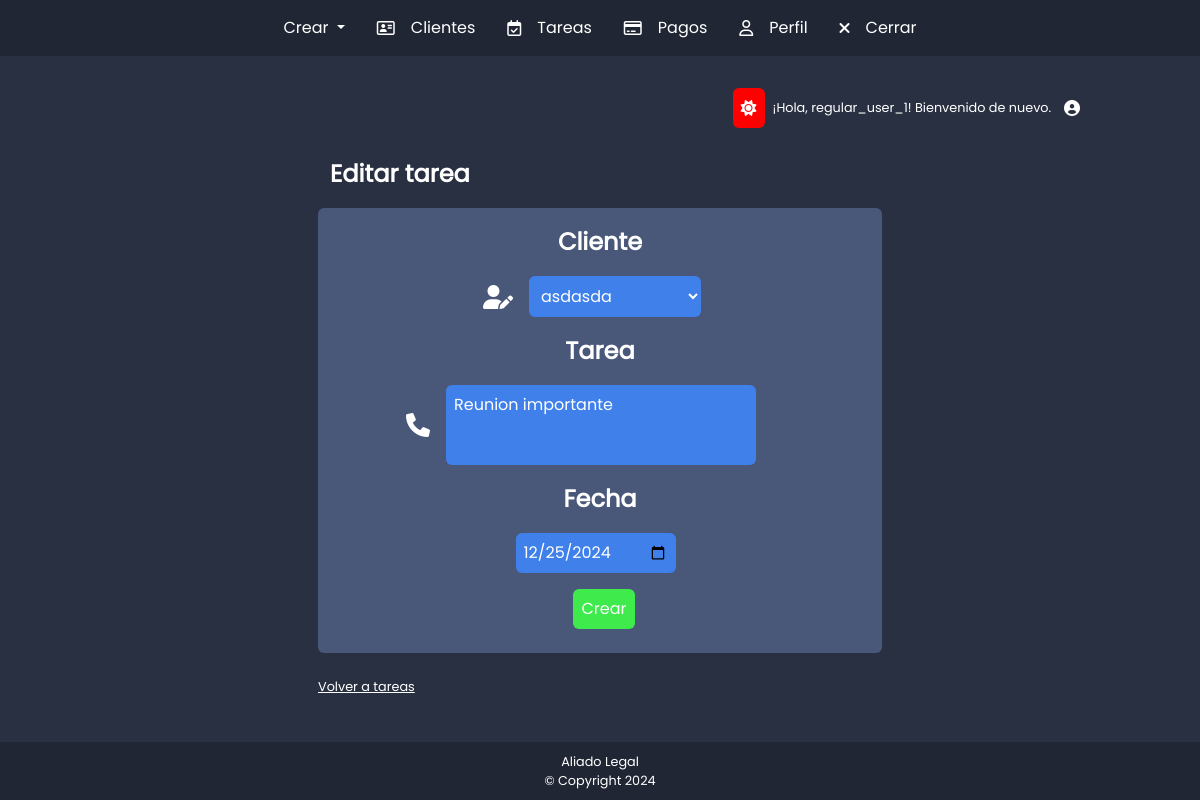
The page /schedule/edit/10/ (signed in) on the database its author committed.
### schedule/models.py (models this page shows, shortened)
class Task(models.Model):
    cliente = models.ForeignKey(Cliente, on_delete=models.CASCADE, related_name='tasks')
    tarea = models.TextField()
    fecha_tarea = models.DateField()
    abogado = models.ForeignKey(User, on_delete=models.CASCADE, related_name='tasks')
    creada_en = models.DateTimeField(auto_now_add=True)
    class Meta:
        ordering = ['fecha_tarea']

### schedule/views.py (the view)
# urls.py: path('edit/<int:pk>/', views.task_edit, name='task_edit'),
@login_required
def task_edit(request, pk):
    task = get_object_or_404(Task, pk=pk, abogado=request.user)
    if request.method == 'POST':
        form = TaskForm(request.POST, instance=task)
        if form.is_valid():
            form.save()
            return redirect('schedule:task_list')
    else:
        form = TaskForm(instance=task)
    return render(request, 'task_create.html', {'form': form})  # Reutiliza el formulario

### schedule/forms.py
class TaskForm(forms.ModelForm):
    class Meta:
        model = Task
        fields = ['cliente', 'tarea', 'fecha_tarea']
        widgets = {
            'cliente': forms.Select(attrs={'class': 'inputActualizarCliente'}),
            'tarea': forms.TextInput(attrs={'class': 'inputTarea', 'placeholder': 'Descripción de la tarea'}),
            'fecha_tarea': forms.DateInput(
                attrs={'class': 'inputActualizarCliente', 'type': 'date', 'placeholder': 'Selecciona una fecha'}
            ),
        }

### clients/models.py (called while the page is built)
    def __str__(self):
        return self.nombres

### tariffing/context_processor.py (called while the page is built)
def is_moderator(request):
    if request.user.is_authenticated:
        return {'is_moderator': request.user.groups.filter(name='Moderador').exists()}
    return {'is_moderator': False}

### schedule/templates/task_create.html (shortened to what this page needs)
{% extends 'base.html' %}
{% load static %}
{% block content %}
<link rel="stylesheet" href="{% static 'crearTarea2.css' %}">
<div class="container-fluid">
    <div class="row">
        <div class="col-3"></div>
        <div class="col-6 mitad">
            <p class="tituloFormulario">{% if form.instance.pk %}Editar tarea{% else %}Crear tarea{% endif %}</p>
            <form method="POST" class="formularioActualizar mt-3">
                <div class="divLabelInput">
                    <label for="{{ form.description.id_for_label }}" class="labelInputs mt-3">Cliente</label>
                    <div class="divInputIcono">
                        <i class="fa-solid fa-user-pen"></i>
                        {{ form.cliente}}
                    </div>
                </div>
                <div class="divLabelInput">
                    <label for="{{ form.description.id_for_label }}" class="labelInputs">Tarea</label>
                    <div class="divInputIcono">
                        <i class="fa-solid fa-phone"></i>
                        {{ form.tarea}}
                    </div>
                </div>
                <div class="divLabelInput">
                    <label for="{{ form.description.id_for_label }}" class="labelInputs">Fecha</label>
                    <div class="divInputIcono">
                        {{ form.fecha_tarea}}
                    </div>
                </div>
                <button type="submit" class="botonActualizarcliente mb-4">{% if actualizar %}Actualizar{% else %}Crear{% endif %}</button>
            </form>
            <a href="{% url 'schedule:task_list' %}" class="nombreUser mt-4">Volver a tareas</a>
        </div>
        <div class="col-3"></div>
    </div>
</body>
</html>
{% endblock %}

### templates/base.html (shortened to what this page needs)
{% load static %}
<!DOCTYPE html>
<html lang="es">
<head>
    <link rel="stylesheet" href="{% static 'base.css' %}">
</head>
<body>
<div class="containerCreado">
    {% include 'navbar.html' %}
    <main>
        {% if user.is_authenticated %}
        <div class="container-fluid divbody">
            <div class="row">
                <div class="col-1 pruebat1"></div>
                <div class="col-10">
                    <div class="pruebat2">
                        <button class="botonCambioTema"><i class="fa-solid fa-sun"></i></button>
                        <p class="nombreUser">¡Hola, {{ user.username }}! Bienvenido de nuevo.</p>
                        <i class="fa-solid fa-circle-user"></i>
                    </div>
                </div>
                <div class="col-1 pruebat3"></div>
            </div>
        </div>
        {% else %}
            <p>¡Hola! Por favor, inicia sesión.</p>
        {% endif %}
        <div class="container-fluid">
            {% block content %}
            {% endblock %}
    <footer>
        <center>
            <p class="textoFooter">Aliado Legal</p>
            <p class="textoFooter">© Copyright 2024</p>
        </center>
    </footer>
</body>
</html>

### static/base.css (style rules this page uses)
.containerCreado { display: grid; min-height: 100vh; grid-template-rows: auto 1fr auto; }
main { background-color: #293042; }
.divbody { background-color: #293042; flex: 1; }
.pruebat1 { background-color: #293042; }
.pruebat2 { display: flex; align-items: center; justify-content: end; background-color: #293042; border-radius: 6px; padding: 0.5em; margin-top: 1em; }
.pruebat3 { background-color: #293042; }
p { margin-bottom: 0rem !important; }
.botonCambioTema { border-style: none; background-color: red; border-radius: 6px; padding: 0.5em; transition: color 0.3s ease-in-out; margin: 0.5em; }
.nombreUser { font-family: "Poppins"; color: white !important; font-weight: 400; font-size: 0.8em; margin-right: 1em; }
.fa-sun, .fa-circle-user { color: white !important; font-size: 1em !important; }
footer { background-color: #202634; color: white; text-align: center; padding: 10px 0; position: relative;; }
.textoFooter { font-family: "Poppins"; color: white !important; font-weight: 400; font-size: 0.8em; }

### static/crearTarea2.css (style rules this page uses)
.mitad { border-radius: 6px; display: flex; flex-direction: column; }
.tituloFormulario { font-family: "Poppins"; color: white !important; font-weight: 600; font-size: 1.5em; margin: 0.5em; text-decoration: none; }
.formularioActualizar { display: flex; flex-direction: column; align-items: center; background-color: #495779; border-radius: 6px; }
.inputActualizarCliente { font-family: "Poppins"; color: white !important; font-weight: 400; font-size: 1em; margin: 1em; text-decoration: none; background-color: #3f80ea; border-style: none; border-radius: 6px; padding: 0.5em; width: 80%; transition: background-color 0.3s ease-in-out; }
.inputActualizarCliente::placeholder { color: white; }
.inputTarea { font-family: "Poppins"; color: white !important; font-weight: 400; font-size: 1em; margin: 1em; text-decoration: none; background-color: #3f80ea; border-style: none; border-radius: 6px; padding: 0.5em; padding-bottom: 3em; width: 80%; transition: background-color 0.3s ease-in-out; }
.inputTarea::placeholder { color: white; }
.labelInputs { font-family: "Poppins"; color: white !important; font-weight: 600; font-size: 1.5em; margin: 0em; text-align: center; }
.divInputIcono { display: flex; align-items: center; width: 100%; border-radius: 6px; padding: 0em 0.5em; transition: background-color 0.3s ease-in-out; }
.fa-user-pen, .fa-phone { color: white; font-size: 1.5em; }
.botonActualizarcliente { display: flex; align-items: center; justify-content: center; gap: 0.5em; font-family: "Poppins"; color: white !important; font-weight: 400; font-size: 1em; margin-left: 0.5em; text-decoration: none; background-color: #3fea4d; border-style: none; border-radius: 6px; padding: 0.5em; transition: background-color 0.3s ease-in-out; }
.divLabelInput { text-align: center; }

### rows shown on the page
Task: cliente "asdasda", tarea "Reunion importante", fecha_tarea "12/25/2024"

### other values the page prints
{{ user.username }} "regular_user_1"
